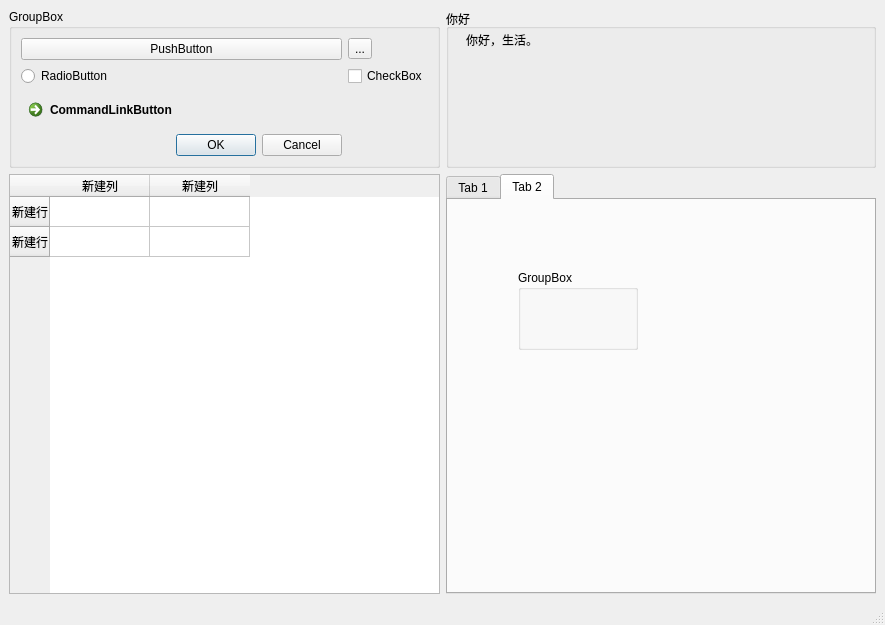
<?xml version="1.0" encoding="UTF-8"?>
<ui version="4.0">
 <class>MainWindow</class>
 <widget class="QMainWindow" name="MainWindow">
  <property name="geometry">
   <rect>
    <x>0</x>
    <y>0</y>
    <width>885</width>
    <height>625</height>
   </rect>
  </property>
  <property name="windowTitle">
   <string>MainWindow</string>
  </property>
  <widget class="QWidget" name="centralwidget">
   <layout class="QGridLayout" name="gridLayout_2">
    <item row="0" column="0">
     <widget class="QGroupBox" name="groupBox">
      <property name="title">
       <string>GroupBox</string>
      </property>
      <layout class="QGridLayout" name="gridLayout">
       <item row="1" column="2">
        <widget class="QCheckBox" name="checkBox">
         <property name="text">
          <string>CheckBox</string>
         </property>
        </widget>
       </item>
       <item row="2" column="1">
        <widget class="QCommandLinkButton" name="commandLinkButton">
         <property name="text">
          <string>CommandLinkButton</string>
         </property>
        </widget>
       </item>
       <item row="1" column="1">
        <widget class="QRadioButton" name="radioButton">
         <property name="text">
          <string>RadioButton</string>
         </property>
        </widget>
       </item>
       <item row="0" column="1">
        <widget class="QPushButton" name="pushButton">
         <property name="text">
          <string>PushButton</string>
         </property>
        </widget>
       </item>
       <item row="0" column="2">
        <widget class="QToolButton" name="toolButton">
         <property name="text">
          <string>...</string>
         </property>
        </widget>
       </item>
       <item row="3" column="1">
        <widget class="QDialogButtonBox" name="buttonBox">
         <property name="standardButtons">
          <set>QDialogButtonBox::Cancel|QDialogButtonBox::Ok</set>
         </property>
        </widget>
       </item>
      </layout>
     </widget>
    </item>
    <item row="1" column="0">
     <widget class="QTableWidget" name="tableWidget">
      <row>
       <property name="text">
        <string>新建行</string>
       </property>
      </row>
      <row>
       <property name="text">
        <string>新建行</string>
       </property>
      </row>
      <column>
       <property name="text">
        <string>新建列</string>
       </property>
      </column>
      <column>
       <property name="text">
        <string>新建列</string>
       </property>
      </column>
     </widget>
    </item>
    <item row="1" column="1">
     <widget class="QTabWidget" name="tabWidget">
      <property name="currentIndex">
       <number>1</number>
      </property>
      <widget class="QWidget" name="tab">
       <attribute name="title">
        <string>Tab 1</string>
       </attribute>
       <widget class="QPushButton" name="pushButton_2">
        <property name="geometry">
         <rect>
          <x>50</x>
          <y>50</y>
          <width>75</width>
          <height>23</height>
         </rect>
        </property>
        <property name="text">
         <string>PushButton</string>
        </property>
       </widget>
       <widget class="QPushButton" name="pushButton_3">
        <property name="geometry">
         <rect>
          <x>50</x>
          <y>110</y>
          <width>75</width>
          <height>23</height>
         </rect>
        </property>
        <property name="text">
         <string>PushButton</string>
        </property>
       </widget>
      </widget>
      <widget class="QWidget" name="tab_2">
       <attribute name="title">
        <string>Tab 2</string>
       </attribute>
       <widget class="QGroupBox" name="groupBox_3">
        <property name="geometry">
         <rect>
          <x>70</x>
          <y>70</y>
          <width>120</width>
          <height>80</height>
         </rect>
        </property>
        <property name="title">
         <string>GroupBox</string>
        </property>
       </widget>
      </widget>
     </widget>
    </item>
    <item row="0" column="1">
     <widget class="QGroupBox" name="groupBox_2">
      <property name="minimumSize">
       <size>
        <width>200</width>
        <height>100</height>
       </size>
      </property>
      <property name="title">
       <string>你好</string>
      </property>
      <widget class="QLabel" name="label_5">
       <property name="geometry">
        <rect>
         <x>20</x>
         <y>10</y>
         <width>181</width>
         <height>41</height>
        </rect>
       </property>
       <property name="text">
        <string>你好，生活。</string>
       </property>
      </widget>
     </widget>
    </item>
   </layout>
  </widget>
  <widget class="QMenuBar" name="menubar">
   <property name="geometry">
    <rect>
     <x>0</x>
     <y>0</y>
     <width>885</width>
     <height>23</height>
    </rect>
   </property>
  </widget>
  <widget class="QStatusBar" name="statusbar"/>
 </widget>
 <resources/>
 <connections/>
</ui>
